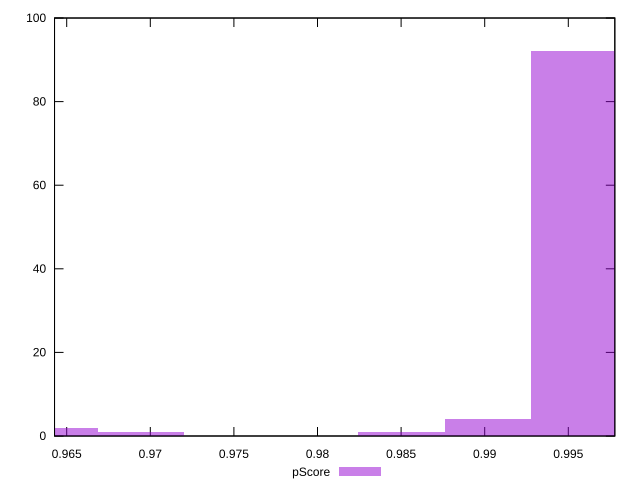

The gnuplot source for this figure:
reset

$pScore <<EOF
0.9642679403068964 2
0.9694521765451056 1
0.9953733577361512 92
0.9901891214979421 4
0.985004885259733 1
EOF

set key outside below
set boxwidth 0.005184236238209121
set xrange [0.9642723707441325:0.9977822768443023]
set yrange [0:100]
set trange [0:100]
set style fill transparent solid 0.5 noborder
set terminal svg size 640, 490 enhanced background rgb 'white'
set output "report/report_00029_2021-02-24T13-36-40.390Z/first-contentful-paint/samples/agenda/pScore/histogram.svg"

plot $pScore title "pScore" with boxes

reset
